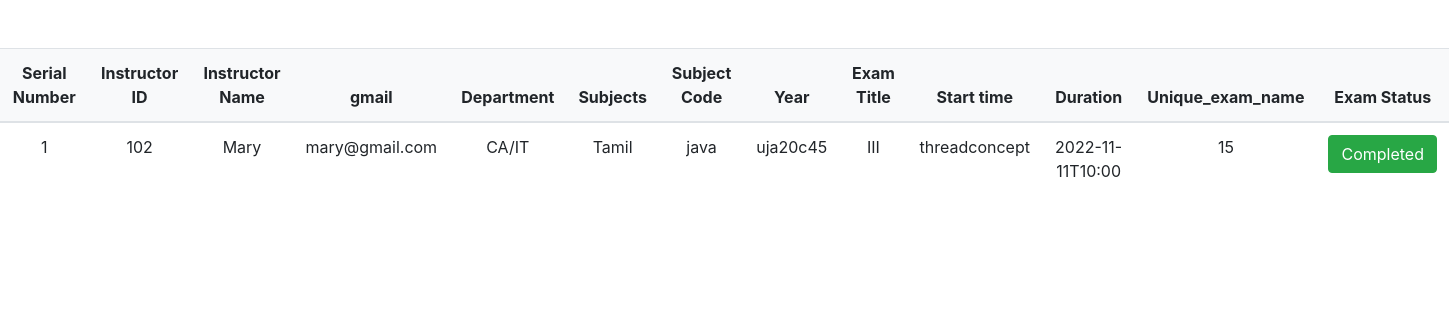
/admin/exam-manage.php, run on the app's committed database.
### tables this page shows
CREATE TABLE `exams` (
  `id` int(11) NOT NULL,
  `instructor_id` int(11) NOT NULL,
  `instructor_name` varchar(50) NOT NULL,
  `gmail` varchar(50) NOT NULL,
  `instructor_department` varchar(50) NOT NULL,
  `department` varchar(50) NOT NULL,
  `subjects` varchar(50) NOT NULL,
  `subject_code` varchar(10) NOT NULL,
  `years` varchar(3) NOT NULL,
  `exam_title` varchar(50) NOT NULL,
  `start_time` varchar(20) NOT NULL,
  `duration` varchar(20) NOT NULL,
  `unique_exam_name` varchar(50) NOT NULL
);

### admin/exam-manage.php (the view, shortened to what this page needs)
<!DOCTYPE html>
<html>
<head>
  <link rel="stylesheet" href="https://cdn.jsdelivr.net/npm/bootstrap@4.0.0/dist/css/bootstrap.min.css">
</head>
<body>
<br><br>
  <table class="table align-middle mb-0 bg-white table-hover">
    <thead class="bg-light">
      <tr>
        <th>Serial Number</th>
        <th>Instructor ID</th>
        <th>Instructor Name</th>
        <th>gmail</th>
        <th>Department</th>
        <th>Subjects</th>
        <th>Subject Code</th>
        <th>Year</th>
        <th>Exam Title</th>
        <th>Start time</th>
        <th>Duration</th>
        <th>Unique_exam_name</th>
        <th>Exam Status</th>
      </tr>
    </thead>
    <tbody>
      <?php
      $connection=mysqli_connect("localhost","root","","exam_management");
      $today = date("Y-m-d") . 'T' . date("H:i");
      if ($connection) {
        $count = 1;
        $query = 'select * from exams ';
        $result = mysqli_query($connection, $query);
        while ($row = mysqli_fetch_array($result)) {
      ?>
          <tr>
            <td>
              <?php echo ($count); ?>
            </td>
            <td>
              <div class="ms-3">
                <p class="fw-bold mb-1"><?php echo ($row[1]); ?></p>
              </div>
            </td>
            <td>
              <div class="ms-3">
                <p class="fw-bold mb-1"><?php echo ($row[2]); ?></p>
              </div>
            </td>
            <td>
              <div class="ms-3">
                <p class="fw-bold mb-1"><?php echo ($row[3]); ?></p>
              </div>
            </td>
            <td>
              <div class="ms-3">
                <p class="fw-bold mb-1"><?php echo ($row[4]); ?></p>
              </div>
            </td>
            <td>
              <div class="ms-3">
                <p class="fw-bold mb-1"><?php echo ($row[5]); ?></p>
              </div>
            </td>
            <td>
              <div class="ms-3">
                <p class="fw-bold mb-1"><?php echo ($row[6]); ?></p>
              </div>
            </td>
            <td>
              <div class="ms-3">
                <p class="fw-bold mb-1"><?php echo ($row[7]); ?></p>
              </div>
            </td>
            <td>
              <div class="ms-3">
                <p class="fw-bold mb-1"><?php echo ($row[8]); ?></p>
              </div>
            </td>
            <td>
              <div class="ms-3">
                <p class="fw-bold mb-1"><?php echo ($row[9]); ?></p>
              </div>
            </td>
            <td>
              <div class="ms-3">
                <p class="fw-bold mb-1"><?php echo ($row[10]); ?></p>
              </div>
            </td>
            <td>
              <div class="ms-3">
                <p class="fw-bold mb-1"><?php echo ($row[11]); ?></p>
              </div>
            </td>
            <?php
              if ($today >= $row[10]) {
              ?>
                <td>
                  <div class="ms-3">
                      <button type="button" class="btn btn-success">Completed</button>
                  </div>
                </td>
              <?php
              }
              ?>
          </tr>
      <?php
          $count = $count + 1;
        }
      } else {
        die('could not connect with database' . mysqli_connect_error());
      }
      ?>
    </tbody>
  </table>
</body>
</html>

### admin/exam-manage.php (style rules this page uses)
td, th { text-align: center; }

### data on the page
exams: instructor "102", instructor_name "Mary", gmail "mary@gmail.com", instructor_department "CA/IT", department "Tamil", subjects "java", subject_code "uja20c45", years "III", exam_title "threadconcept", start_time "2022-11-11T10:00", duration "15", shows "Completed"
